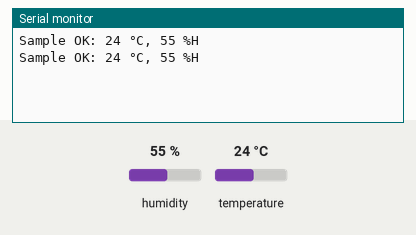
A sketch run on a simulated Arduino Uno, built with avr-gcc and run on an emulated ATmega328P. On the bench: the last lines printed to the serial monitor. Inputs (shaded band) come from the test bench; at power-on: humidity 55 %, temperature 24 °C.

Above: at 2.3 s.
2.4 s: humidity set to 22 %
At 3.7 s:
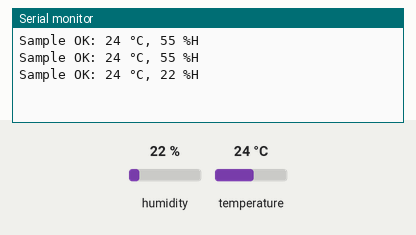
4.5 s: temperature set to 12 °C
At 5.7 s:
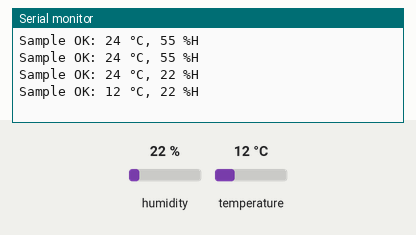
6.6 s: humidity set to 40 %
At 8.6 s:
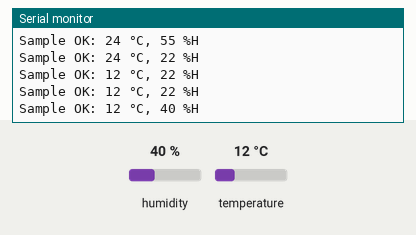
Timing chart, 0 to 10.1 s (numbered marks = the images above; inputs shaded):
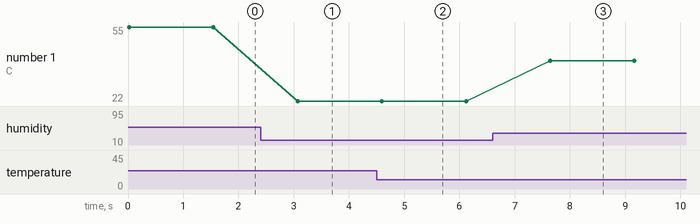

The sketch:

dht11.ino
```cpp
/* Reads temperature and humidity from a DHT11 sensor on pin 2 and displays them on the console.
 *
 * Uses the SimpleDHT library (https://github.com/winlinvip/SimpleDHT).
 */

#include <SimpleDHT.h>

const int pinDHT11 = 2;

SimpleDHT11 dht11(pinDHT11);

void setup() {
  Serial.begin(115200);
}

void loop() {
  byte temperature = 0;
  byte humidity = 0;
  int err = SimpleDHTErrSuccess;
  if ((err = dht11.read(&temperature, &humidity, NULL)) != SimpleDHTErrSuccess) {
    /* An error was detected. */
    Serial.print("Read DHT11 failed, err=");
    Serial.println(err);
  } else {
    Serial.print("Sample OK: ");
    Serial.print((int)temperature);
    Serial.print(" °C, ");
    Serial.print((int)humidity);
    Serial.println(" %H");
  }
  /* DHT11 sensor cannot sense more than once per second. */
  delay(1500);
}
```

Measured:
- after the input at 2.4 s, the serial monitor: prints a new line after 0.67 s (image 1)
- after the input at 4.5 s, the serial monitor: prints a new line after 0.09 s (image 2)
- after the input at 6.6 s, the serial monitor: prints a new line after 1.0 s (image 3)
- plotted number 1: 55 → 22 after the input at 2.4 s, 22 → 40 after the input at 6.6 s
